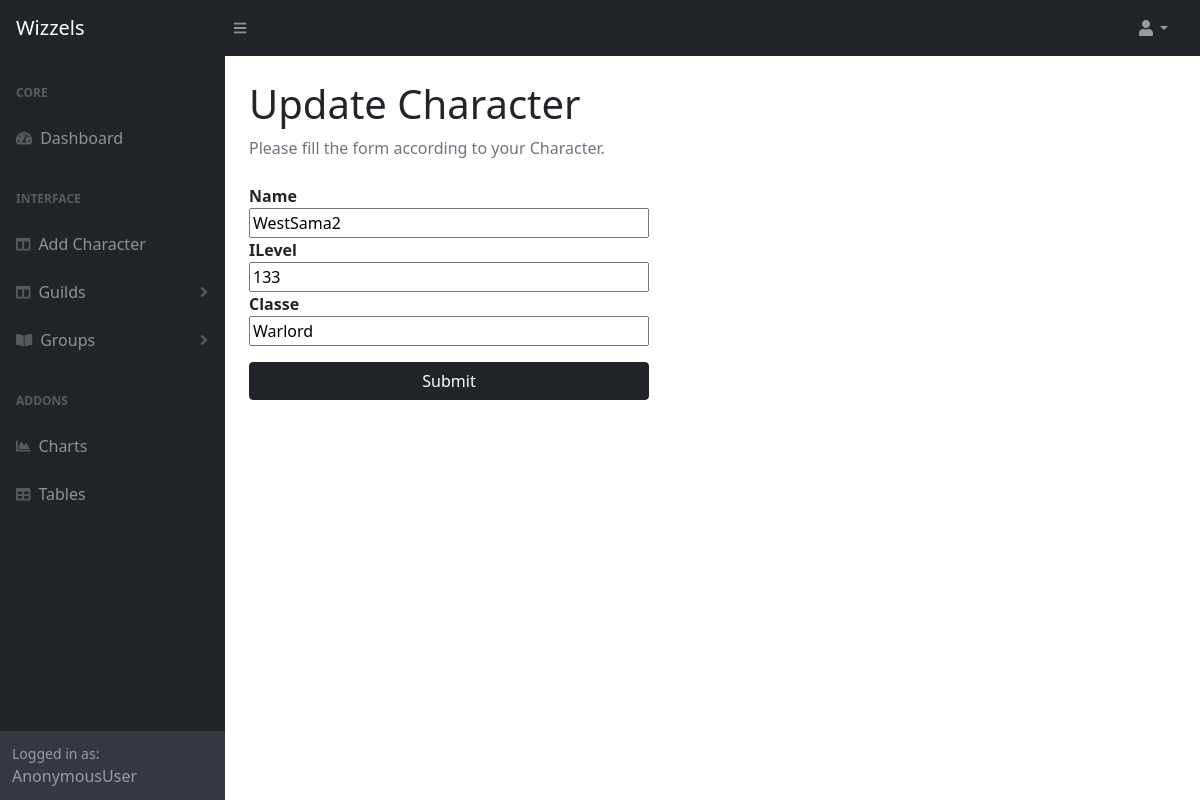
The app's page /updatechar/15/ with its own data.
### guildboard/models.py (models this page shows, shortened)
class Character(models.Model):
    user = models.ForeignKey(User, on_delete=models.CASCADE, null=True)
    name = models.CharField(max_length=64)
    iLevel = models.IntegerField(null=False)
    guildRole = models.CharField(max_length=64, default="Member")
    classe = models.CharField(max_length=64, default="")
    guild = models.ForeignKey(Guild, on_delete=models.CASCADE, blank=True, null=True)

### guildboard/views.py (the view)
# urls.py: path("updatechar/<str:pk>/", views.updateChar, name="updatechar"),
def updateChar(request, pk):
    char = Character.objects.get(id=pk)
    form = CharacterForm(instance=char)
    if request.method == "POST":
        form = CharacterForm(request.POST, instance=char)
        if form.is_valid():
            form.save()
            return redirect('index')
    context = {"form":form}
    return render(request, "guildboard/updatechar.html", context)

### guildboard/forms.py
class CharacterForm(ModelForm):
    class Meta:
        model = Character
        fields = ["name", "iLevel", "classe"]

### guildboard/templates/guildboard/updatechar.html (shortened to what this page needs)
{% extends "guildboard/layout.html"%}
{% block pageTitle %}Update Character{% endblock %}
{% block pageInfo %}Please fill the form according to your Character.{% endblock %}
{% block body %}
<form action="" method="POST" style="display: flex; flex-direction: column; width: 400px;">
    <strong>{{ form.name.label }}</strong>
    {{ form.name }}
    <strong>{{ form.iLevel.label }}</strong>
    {{ form.iLevel }}
    <strong>{{ form.classe.label }}</strong>
    {{ form.classe }}
    <input class="btn btn-dark mt-3" type="submit" name="Submit">
</form>
{% endblock %}

### records on screen
Character: name "WestSama2", iLevel "133", classe "Warlord"

### other values on screen
{{ user }} "AnonymousUser"
